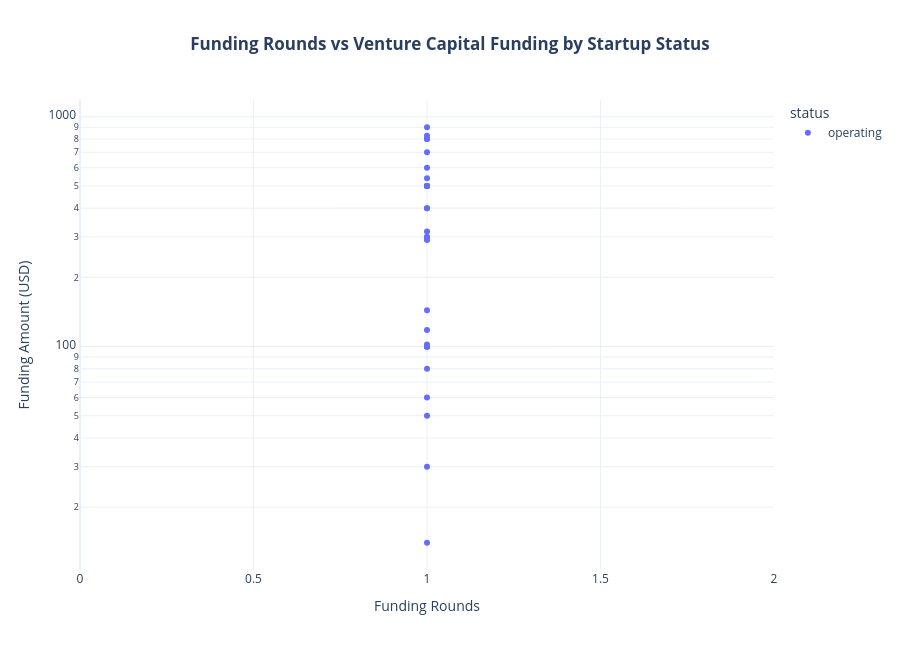

Notebook source saved alongside this figure:
### Code cell
fig = px.scatter(
    funding_rounds_df,
    x="funding_rounds",
    y="funding_total_usd",
    color="status",
    log_y=True,
    title="<b>Funding Rounds vs Venture Capital Funding by Startup Status</b>",
    labels={
        "funding_rounds":"Funding Rounds",
        "funding_total_usd":"Funding Amount (USD)"
    }
)

fig.update_layout(
    template="plotly_white",
    title_x=0.5,
    height=650
)

fig.show()

### Figure 1 — Plotly figure (JSON) as saved in the notebook; plotly's stock layout.template omitted (floating-point values rounded to 4 significant figures)
{"data": [{"hovertemplate": "status=operating<br>Funding Rounds=%{x}<br>Funding Amount (USD)=%{y}<extra></extra>", "legendgroup": "operating", "marker": {"color": "#636efa", "symbol": "circle"}, "mode": "markers", "name": "operating", "orientation": "v", "showlegend": true, "type": "scatter", "x": [1.0, 1.0, 1.0, 1.0, 1.0, 1.0, 1.0, 1.0, 1.0, 1.0, 1.0, 1.0, 1.0, 1.0, 1.0, 1.0, 1.0, 1.0, 1.0, 1.0, 1.0, 1.0, 1.0, 1.0, 1.0, 1.0, 1.0, 1.0, 1.0, 1.0, 1.0, 1.0, 1.0], "xaxis": "x", "y": [100.0, 144.0, 100.0, 300.0, 500.0, 827.0, 600.0, 102.0, 500.0, 100.0, 500.0, 100.0, 700.0, 400.0, 100.0, 60.0, 14.0, 800.0, 118.0, 800.0, 900.0, 500.0, 100.0, 291.0, 80.0, 300.0, 317.0, 50.0, 400.0, 30.0, 500.0, 100.0, 540.0], "yaxis": "y"}], "layout": {"height": 650, "legend": {"title": {"text": "status"}, "tracegroupgap": 0}, "title": {"text": "<b>Funding Rounds vs Venture Capital Funding by Startup Status</b>", "x": 0.5}, "xaxis": {"anchor": "y", "domain": [0, 1], "title": {"text": "Funding Rounds"}}, "yaxis": {"anchor": "x", "domain": [0, 1], "title": {"text": "Funding Amount (USD)"}, "type": "log"}}}
